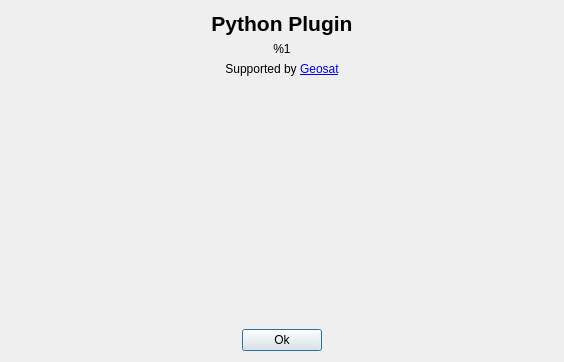
<?xml version="1.0" encoding="UTF-8"?>
<ui version="4.0">
 <class>AboutDialog</class>
 <widget class="QDialog" name="AboutDialog">
  <property name="geometry">
   <rect>
    <x>0</x>
    <y>0</y>
    <width>564</width>
    <height>362</height>
   </rect>
  </property>
  <property name="windowTitle">
   <string>About Python Plugin</string>
  </property>
  <layout class="QVBoxLayout" name="verticalLayout">
   <item>
    <layout class="QHBoxLayout" name="horizontalLayout">
     <item>
      <widget class="QLabel" name="mainLabel">
       <property name="text">
        <string>&lt;html&gt;&lt;head/&gt;&lt;body&gt;&lt;p align=&quot;center&quot;&gt;&lt;span style=&quot; font-size:16pt; font-weight:600;&quot;&gt;Python Plugin&lt;/span&gt;&lt;/p&gt;&lt;/body&gt;&lt;/html&gt;</string>
       </property>
      </widget>
     </item>
    </layout>
   </item>
   <item>
    <widget class="QLabel" name="pythonVersionLabel">
     <property name="text">
      <string>&lt;html&gt;&lt;head/&gt;&lt;body&gt;&lt;p align=&quot;center&quot;&gt;%1&lt;/p&gt;&lt;/body&gt;&lt;/html&gt;</string>
     </property>
    </widget>
   </item>
   <item>
    <widget class="QLabel" name="geosatSupportLabel">
     <property name="text">
      <string>&lt;html&gt;&lt;head/&gt;&lt;body&gt;&lt;p align=&quot;center&quot;&gt;Supported by &lt;a href=&quot;https://www.geo-sat.com/fr/&quot;&gt;&lt;span style=&quot; text-decoration: underline; color:#0000ff;&quot;&gt;Geosat&lt;/span&gt;&lt;/a&gt;&lt;/p&gt;&lt;p align=&quot;center&quot;&gt;&lt;br/&gt;&lt;a href=&quot;https://www.geo-sat.com/en&quot;&gt;&lt;img src=&quot;:/CC/plugin/PythonPlugin/images/geo-sat-logo.svg&quot; width=&quot;200&quot;/&gt;&lt;/a&gt;&lt;/p&gt;&lt;/body&gt;&lt;/html&gt;</string>
     </property>
     <property name="openExternalLinks">
      <bool>true</bool>
     </property>
    </widget>
   </item>
   <item>
    <spacer name="verticalSpacer">
     <property name="orientation">
      <enum>Qt::Vertical</enum>
     </property>
     <property name="sizeType">
      <enum>QSizePolicy::Expanding</enum>
     </property>
     <property name="sizeHint" stdset="0">
      <size>
       <width>20</width>
       <height>40</height>
      </size>
     </property>
    </spacer>
   </item>
   <item>
    <layout class="QHBoxLayout" name="buttonGroup">
     <item>
      <spacer name="horizontalSpacer">
       <property name="orientation">
        <enum>Qt::Horizontal</enum>
       </property>
       <property name="sizeHint" stdset="0">
        <size>
         <width>40</width>
         <height>20</height>
        </size>
       </property>
      </spacer>
     </item>
     <item>
      <widget class="QPushButton" name="okBtn">
       <property name="text">
        <string>Ok</string>
       </property>
      </widget>
     </item>
     <item>
      <spacer name="horizontalSpacer_2">
       <property name="orientation">
        <enum>Qt::Horizontal</enum>
       </property>
       <property name="sizeHint" stdset="0">
        <size>
         <width>40</width>
         <height>20</height>
        </size>
       </property>
      </spacer>
     </item>
    </layout>
   </item>
  </layout>
 </widget>
 <resources>
  <include location="../CloudCompare-PythonPlugin.qrc"/>
 </resources>
 <connections/>
</ui>
